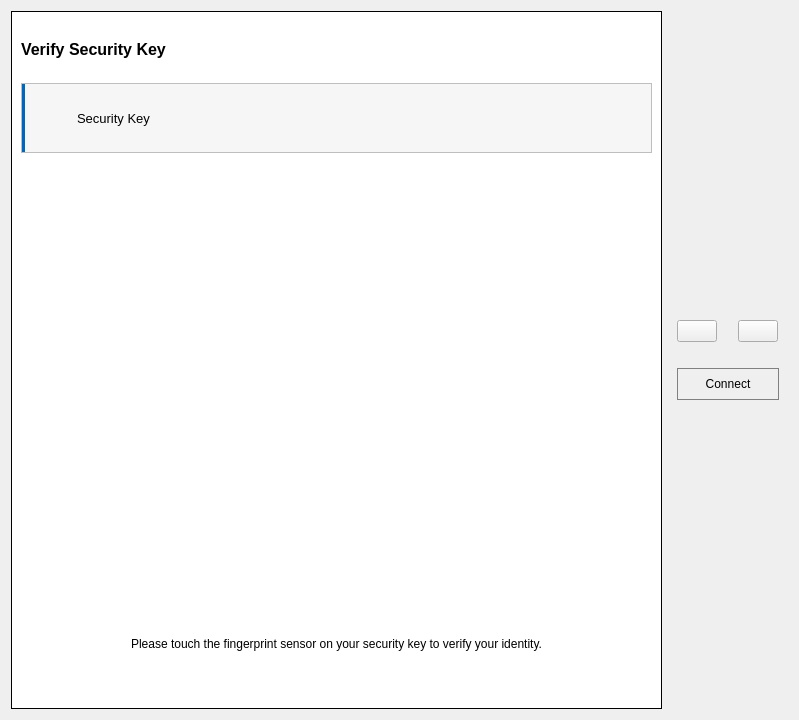
<?xml version="1.0" encoding="UTF-8"?>
<ui version="4.0">
 <class>Form</class>
 <widget class="QWidget" name="Form">
  <property name="geometry">
   <rect>
    <x>0</x>
    <y>0</y>
    <width>799</width>
    <height>720</height>
   </rect>
  </property>
  <property name="maximumSize">
   <size>
    <width>800</width>
    <height>720</height>
   </size>
  </property>
  <property name="windowTitle">
   <string>Form</string>
  </property>
  <property name="styleSheet">
   <string notr="true">#left_frame {
	border: 1px solid black;
	background-color: #fff;
}

#verify_title {
	font-weight: bold;
	font-size: 12pt;
}

#key_select_frame {
	background-color: #f6f6f6;
	border-left: 4px solid #0067c0;
}

#connect_btn {
	border: 1px solid gray;
	height: 30px;
	width: 100px;
}

#connect_btn:hover {
	background-color: #e6e6e6;
}

.ShadowButton {
	max-width: 80px;
	height: 100px;
	border: none;
	background-color: #fff;
	border-radius: 15%;
}

.ShadowButton:checked {
	border: 3px solid #4070f4;
}

#warning_label {
	color: #d5786c;
}</string>
  </property>
  <layout class="QHBoxLayout" name="horizontalLayout">
   <item>
    <widget class="QFrame" name="left_frame">
     <property name="minimumSize">
      <size>
       <width>400</width>
       <height>0</height>
      </size>
     </property>
     <property name="frameShape">
      <enum>QFrame::StyledPanel</enum>
     </property>
     <property name="frameShadow">
      <enum>QFrame::Raised</enum>
     </property>
     <layout class="QVBoxLayout" name="verticalLayout">
      <item>
       <widget class="QLabel" name="verify_title">
        <property name="maximumSize">
         <size>
          <width>16777215</width>
          <height>50</height>
         </size>
        </property>
        <property name="text">
         <string>Verify Security Key</string>
        </property>
       </widget>
      </item>
      <item>
       <widget class="QFrame" name="key_select_frame">
        <property name="maximumSize">
         <size>
          <width>16777215</width>
          <height>70</height>
         </size>
        </property>
        <property name="frameShape">
         <enum>QFrame::StyledPanel</enum>
        </property>
        <property name="frameShadow">
         <enum>QFrame::Raised</enum>
        </property>
        <layout class="QHBoxLayout" name="horizontalLayout_2">
         <item>
          <widget class="QLabel" name="usb_icon">
           <property name="maximumSize">
            <size>
             <width>40</width>
             <height>40</height>
            </size>
           </property>
           <property name="text">
            <string/>
           </property>
           <property name="pixmap">
            <pixmap>../../resources/icons/usb-drive.svg</pixmap>
           </property>
           <property name="scaledContents">
            <bool>true</bool>
           </property>
           <property name="alignment">
            <set>Qt::AlignLeading|Qt::AlignLeft|Qt::AlignVCenter</set>
           </property>
          </widget>
         </item>
         <item>
          <widget class="QLabel" name="key_name">
           <property name="font">
            <font>
             <pointsize>10</pointsize>
            </font>
           </property>
           <property name="text">
            <string>Security Key</string>
           </property>
          </widget>
         </item>
        </layout>
       </widget>
      </item>
      <item>
       <widget class="QLabel" name="warning_label">
        <property name="sizePolicy">
         <sizepolicy hsizetype="Preferred" vsizetype="Maximum">
          <horstretch>0</horstretch>
          <verstretch>0</verstretch>
         </sizepolicy>
        </property>
        <property name="text">
         <string/>
        </property>
       </widget>
      </item>
      <item>
       <widget class="QLabel" name="fingerprint">
        <property name="maximumSize">
         <size>
          <width>16777215</width>
          <height>400</height>
         </size>
        </property>
        <property name="pixmap">
         <pixmap>../../resources/images/fp_0.png</pixmap>
        </property>
        <property name="alignment">
         <set>Qt::AlignCenter</set>
        </property>
       </widget>
      </item>
      <item>
       <widget class="QLabel" name="instruction_label">
        <property name="maximumSize">
         <size>
          <width>16777215</width>
          <height>100</height>
         </size>
        </property>
        <property name="text">
         <string>Please touch the fingerprint sensor on your security key to verify your identity.</string>
        </property>
        <property name="alignment">
         <set>Qt::AlignCenter</set>
        </property>
        <property name="wordWrap">
         <bool>true</bool>
        </property>
       </widget>
      </item>
     </layout>
    </widget>
   </item>
   <item>
    <widget class="QFrame" name="key_frame">
     <property name="sizePolicy">
      <sizepolicy hsizetype="Maximum" vsizetype="Maximum">
       <horstretch>0</horstretch>
       <verstretch>0</verstretch>
      </sizepolicy>
     </property>
     <property name="cursor">
      <cursorShape>ArrowCursor</cursorShape>
     </property>
     <property name="styleSheet">
      <string notr="true"/>
     </property>
     <property name="frameShape">
      <enum>QFrame::NoFrame</enum>
     </property>
     <property name="frameShadow">
      <enum>QFrame::Raised</enum>
     </property>
     <layout class="QVBoxLayout" name="verticalLayout_2">
      <item>
       <layout class="QHBoxLayout" name="finger_container">
        <property name="spacing">
         <number>20</number>
        </property>
        <item alignment="Qt::AlignHCenter">
         <widget class="ShadowButton" name="fp3_btn">
          <property name="cursor">
           <cursorShape>PointingHandCursor</cursorShape>
          </property>
          <property name="text">
           <string/>
          </property>
          <property name="icon">
           <iconset>
            <normaloff>../../data/fingerprints/fp3.png</normaloff>../../data/fingerprints/fp3.png</iconset>
          </property>
          <property name="iconSize">
           <size>
            <width>70</width>
            <height>100</height>
           </size>
          </property>
          <property name="checkable">
           <bool>true</bool>
          </property>
         </widget>
        </item>
        <item alignment="Qt::AlignHCenter">
         <widget class="ShadowButton" name="fp4_btn">
          <property name="cursor">
           <cursorShape>PointingHandCursor</cursorShape>
          </property>
          <property name="text">
           <string/>
          </property>
          <property name="icon">
           <iconset>
            <normaloff>../../data/fingerprints/fp4.png</normaloff>../../data/fingerprints/fp4.png</iconset>
          </property>
          <property name="iconSize">
           <size>
            <width>70</width>
            <height>100</height>
           </size>
          </property>
          <property name="checkable">
           <bool>true</bool>
          </property>
         </widget>
        </item>
       </layout>
      </item>
      <item>
       <widget class="ClickableLabel" name="security_key">
        <property name="text">
         <string/>
        </property>
        <property name="pixmap">
         <pixmap>../../resources/images/security_key.png</pixmap>
        </property>
       </widget>
      </item>
      <item alignment="Qt::AlignLeft">
       <widget class="QPushButton" name="connect_btn">
        <property name="sizePolicy">
         <sizepolicy hsizetype="Minimum" vsizetype="Fixed">
          <horstretch>0</horstretch>
          <verstretch>0</verstretch>
         </sizepolicy>
        </property>
        <property name="cursor">
         <cursorShape>PointingHandCursor</cursorShape>
        </property>
        <property name="text">
         <string>Connect</string>
        </property>
        <property name="icon">
         <iconset>
          <normaloff>../../resources/icons/electric-cord-1.svg</normaloff>../../resources/icons/electric-cord-1.svg</iconset>
        </property>
       </widget>
      </item>
     </layout>
    </widget>
   </item>
  </layout>
 </widget>
 <customwidgets>
  <customwidget>
   <class>ClickableLabel</class>
   <extends>QLabel</extends>
   <header location="global">widgets/clickables.h</header>
  </customwidget>
  <customwidget>
   <class>ShadowButton</class>
   <extends>QPushButton</extends>
   <header location="global">widgets/shadow.h</header>
  </customwidget>
 </customwidgets>
 <resources/>
 <connections/>
</ui>
